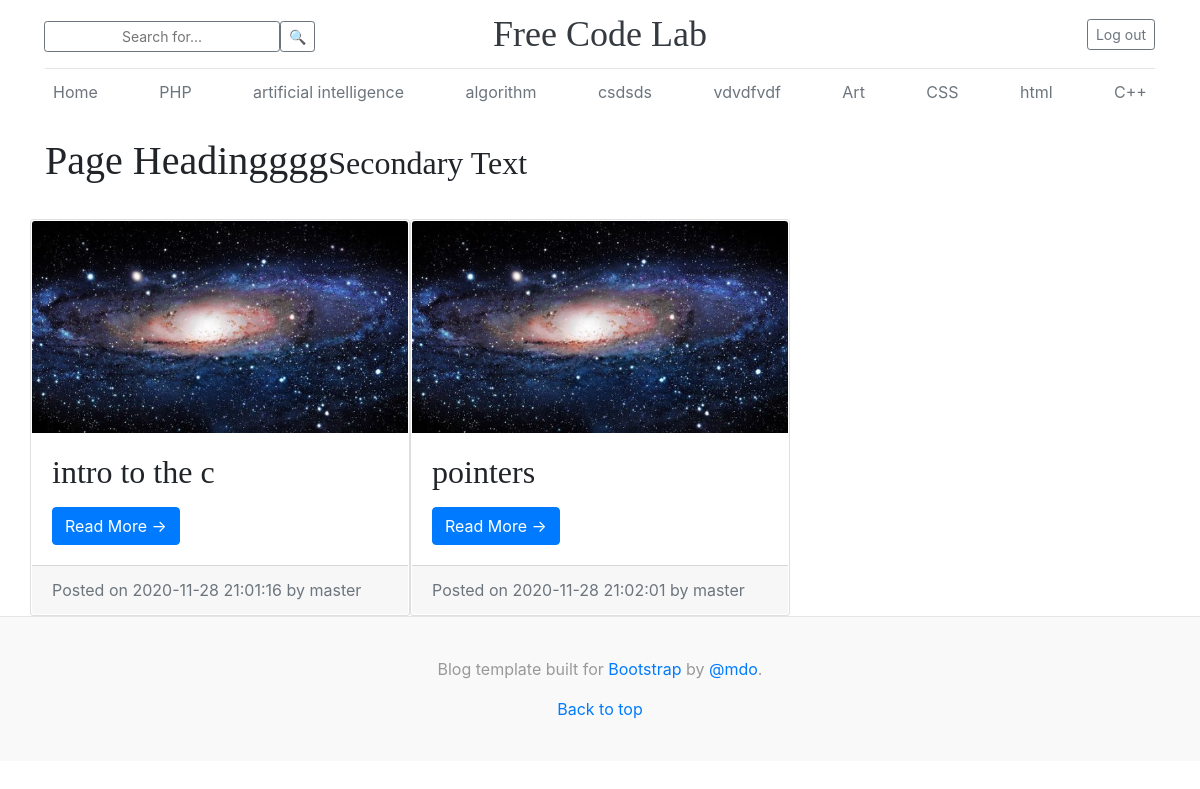
Screenshot of /posts/showByCategory/28 (signed in) with the database file from the repository.
### tables this page shows
CREATE TABLE `categories` (
  `id` int(11) NOT NULL,
  `title` varchar(255) NOT NULL,
  `slug` varchar(255) NOT NULL
);

CREATE TABLE `posts` (
  `id` int(11) NOT NULL,
  `user_id` int(11) DEFAULT NULL,
  `category_id` int(11) NOT NULL,
  `title` varchar(255) NOT NULL,
  `slug` varchar(255) NOT NULL,
  `views` int(11) NOT NULL DEFAULT 0,
  `image` varchar(255) NOT NULL,
  `body` text NOT NULL,
  `status` varchar(255) NOT NULL DEFAULT 'published',
  `created_at` timestamp NOT NULL DEFAULT current_timestamp() ON UPDATE current_timestamp(),
  `updated_at` timestamp NOT NULL DEFAULT current_timestamp() ON UPDATE current_timestamp()
);

CREATE TABLE `users` (
  `id` int(11) NOT NULL,
  `name` varchar(255) NOT NULL,
  `email` varchar(255) NOT NULL,
  `password` varchar(255) NOT NULL,
  `role` tinyint(4) NOT NULL DEFAULT 0,
  `created_at` datetime NOT NULL DEFAULT current_timestamp()
);

### Core/View.php (called while the page is built, shortened)
<?php
class View implements ViewInterface
{
    public function render(string $viewName, $data, array $errors = [])
    {
        require_once self::VIEW_FOLDER
            . $viewName
            . self::VIEW_EXTENSION;
    }
}

### App/Http/Controllers/BaseController.php (called while the page is built, shortened)
<?php
abstract class BaseController
{
    private $view;
    public function __construct(PDODatabase $db, ViewInterface $view, DataBinderInterface $dataBinder)
    {
        $this->db = $db;
        $this->view = $view;
    }
    public function render(string $viewName, $data = null, array $errors = []){
        $this->view->render($viewName, $data, $errors);
    }
}

### App/Http/Controllers/PostsController.php (called while the page is built, shortened)
<?php
class PostsController extends BaseController
{
    public function showByCategory($id)
    {
        $categoryModel = new Category($this->db);
        $categories =  $categoryModel->all();
        $postModel = new Post($this->db);
        $posts =  $postModel->findAllByCategory($id);
        $data = [
            'posts' => $posts,
            'categories' => $categories
        ];
        $this->render("posts/category", $data);
    }
}

### index.php (called while the page is built, shortened)
<?php
spl_autoload_register(function($class) {
    $parts = explode('\\', $class);
    if(count($parts) > 1) {
      $classfile = array_shift($parts) . DIRECTORY_SEPARATOR . implode(DIRECTORY_SEPARATOR, $parts) . ".php";
    } else {
      $classfile = 'classes' . DIRECTORY_SEPARATOR . $class . '.php';
    }
  });
$url = $_SERVER['REQUEST_URI'];
$url_data = explode('/',$url);
array_shift($url_data);
$app_root = array_shift($url_data);
$method = $url_data[1]??'index'?:'index';
$param = $url_data[2]??null;
$dbInfo = parse_ini_file("Config/db.ini");
$pdo = new PDO($dbInfo['dsn'], $dbInfo['user'], $dbInfo['pass']);
$db = new \Database\PDODatabase($pdo);
$dataBinder = new \Core\DataBinder();
$view = new \Core\View();
$controller_obj = new $controller($db, $view, $dataBinder);
$controller_obj->$method($param);

### Database/PDODatabase.php (called while the page is built, shortened)
<?php
class PDODatabase implements DatabaseInterface
{
    private $pdo;
    public function __construct(\PDO $pdo)
    {
        $this->pdo = $pdo;
    }
    public function query(string $query): StatementInterface
    {
        $stmt = $this->pdo->prepare($query);
        return new PDOPreparedStatement($stmt);
    }
}

### App/Models/Category.php (called while the page is built, shortened)
<?php
class Category
{
    private $db;
    public function __construct($db)
    {
        $this->db = $db;
    }
    public function all(): \Generator
    {
        return $this->db->query("
            SELECT id, title, slug
            FROM categories
        ")->execute([])
            ->fetch(CategoryDTO::class);
    }
}

### Database/PDOPreparedStatement.php (called while the page is built, shortened)
<?php
class PDOPreparedStatement implements StatementInterface
{
    private $pdoStatement;
    public function __construct(\PDOStatement $PDOStatement)
    {
        $this->pdoStatement = $PDOStatement;
    }
    public function execute(array $params = []): ResultSetInterface
    {
        $this->pdoStatement->execute($params);
        return new PDOResultSet($this->pdoStatement);
    }
}

### App/DTO/CategoryDTO.php (called while the page is built, shortened)
<?php
class CategoryDTO
{
    private $id;
    private $title;
    public function getId(): int
    {
        return $this->id;
    }
    public function getTitle(): string
    {
        return $this->title;
    }
}

### App/Models/Post.php (called while the page is built, shortened)
<?php
class Post
{
    private $db;
    public function __construct($db)
    {
        $this->db = $db;
    }
    public function findAllByCategory($category_id): \Generator
    {
        return $this->db->query("
            SELECT posts.id, posts.user_id, users.name, posts.title, posts.slug, posts.views, posts.image, posts.body, posts.status, posts.created_at, posts.updated_at
            FROM posts
            INNER JOIN users ON posts.user_id = users.id
            WHERE category_id = ?
        ")->execute([$category_id])
           ->fetch(PostDTO::class);
    }
}

### App/DTO/PostDTO.php (called while the page is built, shortened)
<?php
class PostDTO
{
    private $title;
    private $slug;
    private $image;
    private $created_at;
    public function getTitle(): string
    {
        return $this->title;
    }
    public function getSlug(): string
    {
        return $this->slug;
    }
    public function getImage(): string
    {
        return $this->image;
    }
    public function getCreatedAt(): string
    {
        return $this->created_at;
    }
}

### Resources/Views/posts/category.php (the view, shortened to what this page needs)
<?php require APPROOT . '/Resources/Views/header.php'; ?>
<body>
  <div class="container">
    <?php require APPROOT . '/Resources/Views/navbar.php'; ?>
    <h1 class="my-4">Page Headingggg<small>Secondary Text</small></h1>
    <div class="row md-4">
        <?php foreach($data['posts'] as $post) : ?>
        <div class="col-md-4 card cat-card">
          <img class="card-img-top" src="/mvc/<?php echo $post->getImage();?>" alt="Card image cap">
          <div class="card-body">
            <h2 class="card-title"><?php echo $post->getTitle(); ?></h2>
            <a href="/mvc/posts/show/<?php echo $post->getSlug();?>" class="btn btn-primary">Read More &rarr;</a>
          </div>
          <div class="card-footer text-muted">
            Posted on <?php echo $post->getCreatedAt(); ?> by
            <?php echo $post->name; ?>
          </div>
        </div>
        <?php endforeach; ?>
    </div>
  </div>
</body>
<?php require APPROOT . '/Resources/Views/footer.php'; ?>

### Resources/Views/navbar.php
<header class="blog-header py-3">
  <div class="row flex-nowrap justify-content-between align-items-center">
    <div class="col-4 pt-1 search">
      <form action="<?php echo URLROOT; ?>/posts/search" method="post" >
          <div class="input-group-append">
            <input name="search" type="text" class="btn btn-sm btn-outline-secondary search" placeholder="Search for...">
            <span class="input-group-btn">
              <button type="submit" class="btn btn-sm btn-outline-secondary">🔍</button>
            </span>
          </div>
      </form>
    </div>
    <div class="col-4 text-center">
      <a class="blog-header-logo text-dark" href="#">Free Code Lab</a>
    </div>
    <div class="col-4 d-flex justify-content-end align-items-center">
      <?php if (isset($_SESSION['user_id'])) : ?>
        <a class="btn btn-sm btn-outline-secondary" href="<?php echo URLROOT; ?>/users/logout">Log out</a>
      <?php else : ?>
        <a class="btn btn-sm btn-outline-secondary" href="<?php echo URLROOT; ?>/users/login">Sign in</a>
      <?php endif; ?>
    </div>
  </div>
</header>
<div class="nav-scroller py-1 mb-2">
  <nav class="nav d-flex justify-content-between">
    <a class="p-2 text-muted" href="<?php echo URLROOT; ?>">Home</a>
    <?php foreach($data['categories'] as $category) : ?>
    <a class="p-2 text-muted" href="<?php echo URLROOT; ?>/posts/showByCategory/<?php echo $category->getId();?>"><?php echo $category->getTitle(); ?></a>
    <?php endforeach; ?>
  </nav>
</div>

### Resources/css/blog.css (style rules this page uses)
.blog-header { line-height: 1; border-bottom: 1px solid #e5e5e5; }
.blog-header-logo { font-family: "Playfair Display", Georgia, "Times New Roman", serif; font-size: 2.25rem; }
h1, h2, h3, h4, h5, h6 { font-family: "Playfair Display", Georgia, "Times New Roman", serif; }
.nav-scroller { position: relative; z-index: 2; height: 2.75rem; overflow-y: hidden; }
.nav-scroller .nav { display: -ms-flexbox; display: flex; -ms-flex-wrap: nowrap; flex-wrap: nowrap; padding-bottom: 1rem; margin-top: -1px; overflow-x: auto; text-align: center; white-space: nowrap; -webkit-overflow-scrolling: touch; }
.cat-card { padding: 1px !important; margin-top: 10px; }

### rows the page displays
categories: title "PHP"
categories: title "artificial intelligence"
categories: title "algorithm"
categories: title "csdsds"
categories: title "vdvdfvdf"
categories: title "Art"
categories: title "CSS"
categories: title "html"
categories: title "C++"
posts: image (picture), title "intro to the c", created_at "2020-11-28 21:01:16", user.name "master"
posts: image (picture), title "pointers", created_at "2020-11-28 21:02:01", user.name "master"
